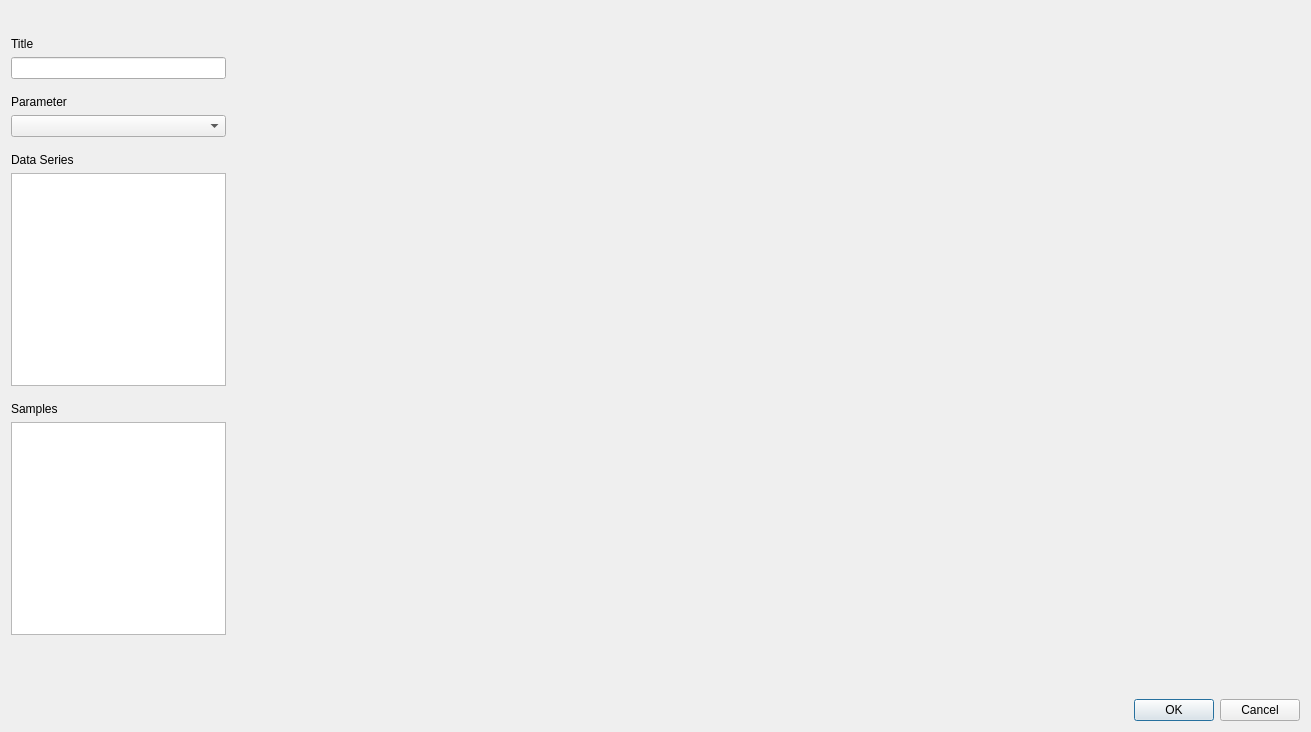
<?xml version="1.0" encoding="UTF-8"?>
<ui version="4.0">
 <class>dialog</class>
 <widget class="QDialog" name="dialog">
  <property name="geometry">
   <rect>
    <x>0</x>
    <y>0</y>
    <width>1311</width>
    <height>732</height>
   </rect>
  </property>
  <property name="windowTitle">
   <string>Dialog</string>
  </property>
  <layout class="QVBoxLayout" name="verticalLayout">
   <item>
    <widget class="PresetsWidget" name="presetsWidget" native="true"/>
   </item>
   <item>
    <spacer name="verticalSpacer1">
     <property name="orientation">
      <enum>Qt::Vertical</enum>
     </property>
     <property name="sizeType">
      <enum>QSizePolicy::Fixed</enum>
     </property>
     <property name="sizeHint" stdset="0">
      <size>
       <width>20</width>
       <height>20</height>
      </size>
     </property>
    </spacer>
   </item>
   <item>
    <layout class="QGridLayout" name="mainGridLayout" columnstretch="1,5">
     <item row="4" column="0">
      <widget class="QLabel" name="parameterLabel">
       <property name="sizePolicy">
        <sizepolicy hsizetype="Minimum" vsizetype="Preferred">
         <horstretch>0</horstretch>
         <verstretch>0</verstretch>
        </sizepolicy>
       </property>
       <property name="text">
        <string>Parameter</string>
       </property>
       <property name="alignment">
        <set>Qt::AlignBottom|Qt::AlignLeading|Qt::AlignLeft</set>
       </property>
       <property name="margin">
        <number>0</number>
       </property>
      </widget>
     </item>
     <item row="11" column="0">
      <widget class="QListView" name="samplesListView">
       <property name="sizePolicy">
        <sizepolicy hsizetype="MinimumExpanding" vsizetype="Expanding">
         <horstretch>0</horstretch>
         <verstretch>0</verstretch>
        </sizepolicy>
       </property>
       <property name="minimumSize">
        <size>
         <width>30</width>
         <height>0</height>
        </size>
       </property>
       <property name="baseSize">
        <size>
         <width>30</width>
         <height>0</height>
        </size>
       </property>
      </widget>
     </item>
     <item row="8" column="0">
      <widget class="QListView" name="dataseriesListView">
       <property name="sizePolicy">
        <sizepolicy hsizetype="MinimumExpanding" vsizetype="Expanding">
         <horstretch>0</horstretch>
         <verstretch>0</verstretch>
        </sizepolicy>
       </property>
       <property name="minimumSize">
        <size>
         <width>30</width>
         <height>0</height>
        </size>
       </property>
       <property name="baseSize">
        <size>
         <width>30</width>
         <height>0</height>
        </size>
       </property>
      </widget>
     </item>
     <item row="12" column="0">
      <spacer name="verticalSpacer6">
       <property name="orientation">
        <enum>Qt::Vertical</enum>
       </property>
       <property name="sizeType">
        <enum>QSizePolicy::Fixed</enum>
       </property>
       <property name="sizeHint" stdset="0">
        <size>
         <width>20</width>
         <height>10</height>
        </size>
       </property>
      </spacer>
     </item>
     <item row="9" column="0">
      <spacer name="verticalSpacer5">
       <property name="orientation">
        <enum>Qt::Vertical</enum>
       </property>
       <property name="sizeType">
        <enum>QSizePolicy::Fixed</enum>
       </property>
       <property name="sizeHint" stdset="0">
        <size>
         <width>20</width>
         <height>10</height>
        </size>
       </property>
      </spacer>
     </item>
     <item row="10" column="0">
      <widget class="QLabel" name="samplesLabel">
       <property name="sizePolicy">
        <sizepolicy hsizetype="Minimum" vsizetype="Preferred">
         <horstretch>0</horstretch>
         <verstretch>0</verstretch>
        </sizepolicy>
       </property>
       <property name="text">
        <string>Samples</string>
       </property>
       <property name="alignment">
        <set>Qt::AlignBottom|Qt::AlignLeading|Qt::AlignLeft</set>
       </property>
       <property name="margin">
        <number>0</number>
       </property>
      </widget>
     </item>
     <item row="3" column="0">
      <spacer name="verticalSpacer3">
       <property name="orientation">
        <enum>Qt::Vertical</enum>
       </property>
       <property name="sizeType">
        <enum>QSizePolicy::Fixed</enum>
       </property>
       <property name="sizeHint" stdset="0">
        <size>
         <width>20</width>
         <height>10</height>
        </size>
       </property>
      </spacer>
     </item>
     <item row="13" column="0">
      <widget class="FormatSelectionWidget" name="formatSelection" native="true"/>
     </item>
     <item row="5" column="0">
      <widget class="QComboBox" name="parameterComboBox">
       <property name="sizePolicy">
        <sizepolicy hsizetype="MinimumExpanding" vsizetype="Fixed">
         <horstretch>0</horstretch>
         <verstretch>0</verstretch>
        </sizepolicy>
       </property>
       <property name="minimumSize">
        <size>
         <width>30</width>
         <height>0</height>
        </size>
       </property>
       <property name="baseSize">
        <size>
         <width>30</width>
         <height>0</height>
        </size>
       </property>
      </widget>
     </item>
     <item row="6" column="0">
      <spacer name="verticalSpacer4">
       <property name="orientation">
        <enum>Qt::Vertical</enum>
       </property>
       <property name="sizeType">
        <enum>QSizePolicy::Fixed</enum>
       </property>
       <property name="sizeHint" stdset="0">
        <size>
         <width>20</width>
         <height>10</height>
        </size>
       </property>
      </spacer>
     </item>
     <item row="1" column="0">
      <widget class="QLabel" name="titleLabel">
       <property name="sizePolicy">
        <sizepolicy hsizetype="Minimum" vsizetype="Preferred">
         <horstretch>0</horstretch>
         <verstretch>0</verstretch>
        </sizepolicy>
       </property>
       <property name="text">
        <string>Title</string>
       </property>
       <property name="alignment">
        <set>Qt::AlignBottom|Qt::AlignLeading|Qt::AlignLeft</set>
       </property>
       <property name="margin">
        <number>0</number>
       </property>
      </widget>
     </item>
     <item row="14" column="0">
      <spacer name="verticalSpacer7">
       <property name="orientation">
        <enum>Qt::Vertical</enum>
       </property>
       <property name="sizeType">
        <enum>QSizePolicy::Fixed</enum>
       </property>
       <property name="sizeHint" stdset="0">
        <size>
         <width>20</width>
         <height>10</height>
        </size>
       </property>
      </spacer>
     </item>
     <item row="1" column="1" rowspan="16">
      <layout class="QVBoxLayout" name="graphicVerticalLayout">
       <property name="sizeConstraint">
        <enum>QLayout::SetNoConstraint</enum>
       </property>
       <property name="leftMargin">
        <number>0</number>
       </property>
       <property name="rightMargin">
        <number>0</number>
       </property>
      </layout>
     </item>
     <item row="2" column="0">
      <widget class="QLineEdit" name="titleLineEdit">
       <property name="sizePolicy">
        <sizepolicy hsizetype="MinimumExpanding" vsizetype="Fixed">
         <horstretch>0</horstretch>
         <verstretch>0</verstretch>
        </sizepolicy>
       </property>
       <property name="minimumSize">
        <size>
         <width>30</width>
         <height>0</height>
        </size>
       </property>
       <property name="baseSize">
        <size>
         <width>30</width>
         <height>0</height>
        </size>
       </property>
      </widget>
     </item>
     <item row="7" column="0">
      <widget class="QLabel" name="dataseriesLabel">
       <property name="sizePolicy">
        <sizepolicy hsizetype="Minimum" vsizetype="Preferred">
         <horstretch>0</horstretch>
         <verstretch>0</verstretch>
        </sizepolicy>
       </property>
       <property name="text">
        <string>Data Series</string>
       </property>
       <property name="alignment">
        <set>Qt::AlignBottom|Qt::AlignLeading|Qt::AlignLeft</set>
       </property>
       <property name="margin">
        <number>0</number>
       </property>
      </widget>
     </item>
     <item row="15" column="0">
      <widget class="ScaleSelectionWidget" name="scaleSelection" native="true"/>
     </item>
    </layout>
   </item>
   <item>
    <spacer name="verticalSpacer2">
     <property name="orientation">
      <enum>Qt::Vertical</enum>
     </property>
     <property name="sizeType">
      <enum>QSizePolicy::Fixed</enum>
     </property>
     <property name="sizeHint" stdset="0">
      <size>
       <width>20</width>
       <height>20</height>
      </size>
     </property>
    </spacer>
   </item>
   <item>
    <layout class="QHBoxLayout" name="bottomHorizontalLayout">
     <item>
      <widget class="QLabel" name="graphicTextLabel">
       <property name="font">
        <font>
         <pointsize>8</pointsize>
        </font>
       </property>
       <property name="text">
        <string/>
       </property>
      </widget>
     </item>
     <item>
      <widget class="QDialogButtonBox" name="buttonBox">
       <property name="standardButtons">
        <set>QDialogButtonBox::Cancel|QDialogButtonBox::Ok</set>
       </property>
      </widget>
     </item>
    </layout>
   </item>
  </layout>
 </widget>
 <customwidgets>
  <customwidget>
   <class>FormatSelectionWidget</class>
   <extends>QWidget</extends>
   <header>snpanalyzer/gui/widget/format.h</header>
   <container>1</container>
  </customwidget>
  <customwidget>
   <class>ScaleSelectionWidget</class>
   <extends>QWidget</extends>
   <header>snpanalyzer/gui/widget/scale.h</header>
   <container>1</container>
  </customwidget>
  <customwidget>
   <class>PresetsWidget</class>
   <extends>QWidget</extends>
   <header>snpanalyzer/gui/widget/presets.h</header>
   <container>1</container>
  </customwidget>
 </customwidgets>
 <resources/>
 <connections>
  <connection>
   <sender>buttonBox</sender>
   <signal>accepted()</signal>
   <receiver>dialog</receiver>
   <slot>accept()</slot>
   <hints>
    <hint type="sourcelabel">
     <x>529</x>
     <y>800</y>
    </hint>
    <hint type="destinationlabel">
     <x>523</x>
     <y>411</y>
    </hint>
   </hints>
  </connection>
  <connection>
   <sender>buttonBox</sender>
   <signal>rejected()</signal>
   <receiver>dialog</receiver>
   <slot>reject()</slot>
   <hints>
    <hint type="sourcelabel">
     <x>529</x>
     <y>800</y>
    </hint>
    <hint type="destinationlabel">
     <x>523</x>
     <y>411</y>
    </hint>
   </hints>
  </connection>
 </connections>
</ui>
